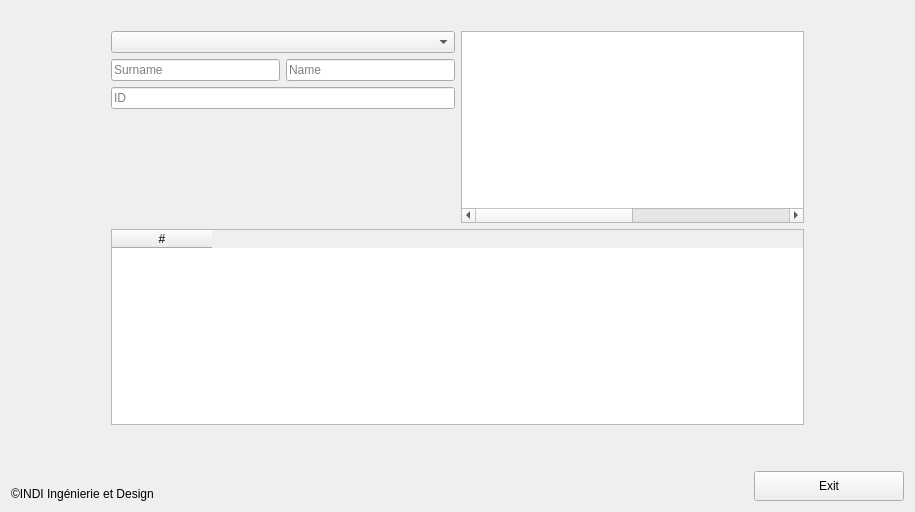
<?xml version="1.0" encoding="UTF-8"?>
<ui version="4.0">
 <class>LogView</class>
 <widget class="QWidget" name="LogView">
  <property name="geometry">
   <rect>
    <x>0</x>
    <y>0</y>
    <width>915</width>
    <height>512</height>
   </rect>
  </property>
  <property name="windowTitle">
   <string>Form</string>
  </property>
  <layout class="QHBoxLayout" name="horizontalLayout_3">
   <item>
    <layout class="QVBoxLayout" name="verticalLayout_2">
     <item>
      <widget class="QLabel" name="label">
       <property name="text">
        <string/>
       </property>
       <property name="pixmap">
        <pixmap resource="../../rc/resource.qrc">:/INDI/INDI/INDI Logo-50.png</pixmap>
       </property>
      </widget>
     </item>
     <item>
      <layout class="QVBoxLayout" name="verticalLayout">
       <item>
        <layout class="QHBoxLayout" name="horizontalLayout_5">
         <item>
          <spacer name="horizontalSpacer">
           <property name="orientation">
            <enum>Qt::Horizontal</enum>
           </property>
           <property name="sizeType">
            <enum>QSizePolicy::Preferred</enum>
           </property>
           <property name="sizeHint" stdset="0">
            <size>
             <width>100</width>
             <height>20</height>
            </size>
           </property>
          </spacer>
         </item>
         <item>
          <layout class="QGridLayout" name="gridLayout_2">
           <item row="0" column="1" rowspan="4">
            <widget class="QTreeWidget" name="treeW_log">
             <property name="sizePolicy">
              <sizepolicy hsizetype="Expanding" vsizetype="Fixed">
               <horstretch>0</horstretch>
               <verstretch>0</verstretch>
              </sizepolicy>
             </property>
             <property name="minimumSize">
              <size>
               <width>310</width>
               <height>120</height>
              </size>
             </property>
             <property name="maximumSize">
              <size>
               <width>16777215</width>
               <height>350</height>
              </size>
             </property>
             <property name="horizontalScrollBarPolicy">
              <enum>Qt::ScrollBarAsNeeded</enum>
             </property>
             <property name="autoScroll">
              <bool>true</bool>
             </property>
             <property name="horizontalScrollMode">
              <enum>QAbstractItemView::ScrollPerItem</enum>
             </property>
             <property name="headerHidden">
              <bool>true</bool>
             </property>
             <attribute name="headerVisible">
              <bool>false</bool>
             </attribute>
             <attribute name="headerCascadingSectionResizes">
              <bool>true</bool>
             </attribute>
             <attribute name="headerMinimumSectionSize">
              <number>220</number>
             </attribute>
             <attribute name="headerDefaultSectionSize">
              <number>220</number>
             </attribute>
             <column>
              <property name="text">
               <string>Log</string>
              </property>
             </column>
             <column>
              <property name="text">
               <string>Date</string>
              </property>
             </column>
            </widget>
           </item>
           <item row="4" column="0" colspan="2">
            <widget class="QTableWidget" name="TableW_log">
             <property name="enabled">
              <bool>true</bool>
             </property>
             <property name="minimumSize">
              <size>
               <width>0</width>
               <height>170</height>
              </size>
             </property>
             <property name="editTriggers">
              <set>QAbstractItemView::NoEditTriggers</set>
             </property>
             <column>
              <property name="text">
               <string>#</string>
              </property>
             </column>
            </widget>
           </item>
           <item row="1" column="0">
            <layout class="QHBoxLayout" name="horizontalLayout">
             <item>
              <widget class="QLineEdit" name="TB_surname">
               <property name="readOnly">
                <bool>true</bool>
               </property>
               <property name="placeholderText">
                <string>Surname</string>
               </property>
              </widget>
             </item>
             <item>
              <widget class="QLineEdit" name="TB_name">
               <property name="readOnly">
                <bool>true</bool>
               </property>
               <property name="placeholderText">
                <string>Name</string>
               </property>
              </widget>
             </item>
            </layout>
           </item>
           <item row="0" column="0">
            <widget class="QComboBox" name="CB_user"/>
           </item>
           <item row="2" column="0">
            <widget class="QLineEdit" name="TB_id">
             <property name="maxLength">
              <number>16</number>
             </property>
             <property name="readOnly">
              <bool>true</bool>
             </property>
             <property name="placeholderText">
              <string>ID</string>
             </property>
            </widget>
           </item>
          </layout>
         </item>
         <item>
          <spacer name="horizontalSpacer_2">
           <property name="orientation">
            <enum>Qt::Horizontal</enum>
           </property>
           <property name="sizeType">
            <enum>QSizePolicy::Preferred</enum>
           </property>
           <property name="sizeHint" stdset="0">
            <size>
             <width>100</width>
             <height>20</height>
            </size>
           </property>
          </spacer>
         </item>
        </layout>
       </item>
      </layout>
     </item>
     <item>
      <spacer name="verticalSpacer">
       <property name="orientation">
        <enum>Qt::Vertical</enum>
       </property>
       <property name="sizeType">
        <enum>QSizePolicy::Fixed</enum>
       </property>
       <property name="sizeHint" stdset="0">
        <size>
         <width>20</width>
         <height>40</height>
        </size>
       </property>
      </spacer>
     </item>
     <item>
      <layout class="QHBoxLayout" name="horizontalLayout_2">
       <item>
        <widget class="QLabel" name="label_4">
         <property name="text">
          <string>©INDI Ingénierie et Design</string>
         </property>
         <property name="alignment">
          <set>Qt::AlignBottom|Qt::AlignLeading|Qt::AlignLeft</set>
         </property>
        </widget>
       </item>
       <item>
        <spacer name="horizontalSpacer_5">
         <property name="orientation">
          <enum>Qt::Horizontal</enum>
         </property>
         <property name="sizeHint" stdset="0">
          <size>
           <width>532</width>
           <height>17</height>
          </size>
         </property>
        </spacer>
       </item>
       <item>
        <widget class="QPushButton" name="finishButton">
         <property name="minimumSize">
          <size>
           <width>150</width>
           <height>30</height>
          </size>
         </property>
         <property name="text">
          <string>Exit</string>
         </property>
        </widget>
       </item>
      </layout>
     </item>
    </layout>
   </item>
  </layout>
 </widget>
 <resources>
  <include location="../../rc/resource.qrc"/>
 </resources>
 <connections/>
</ui>
